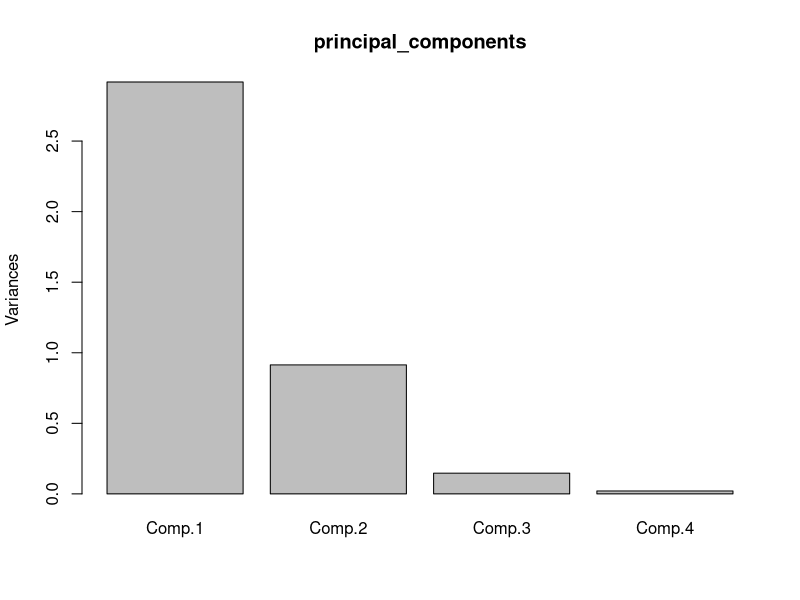
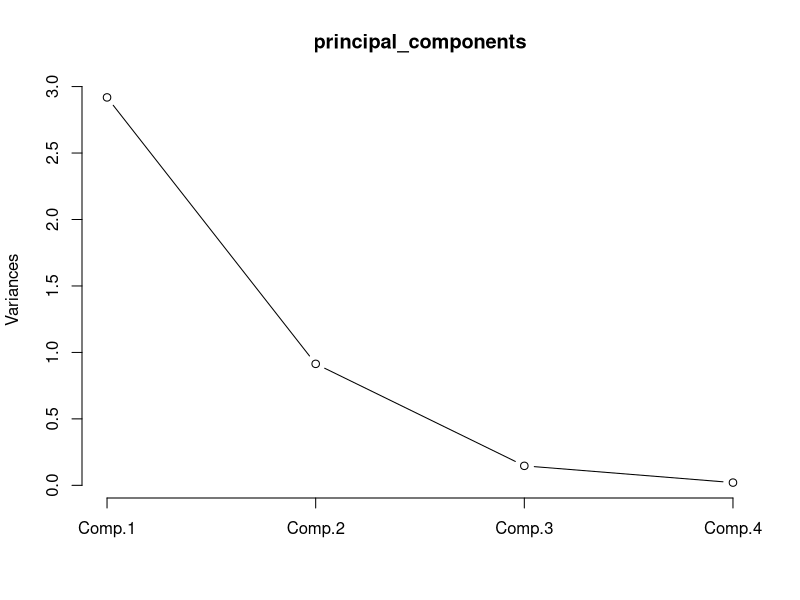
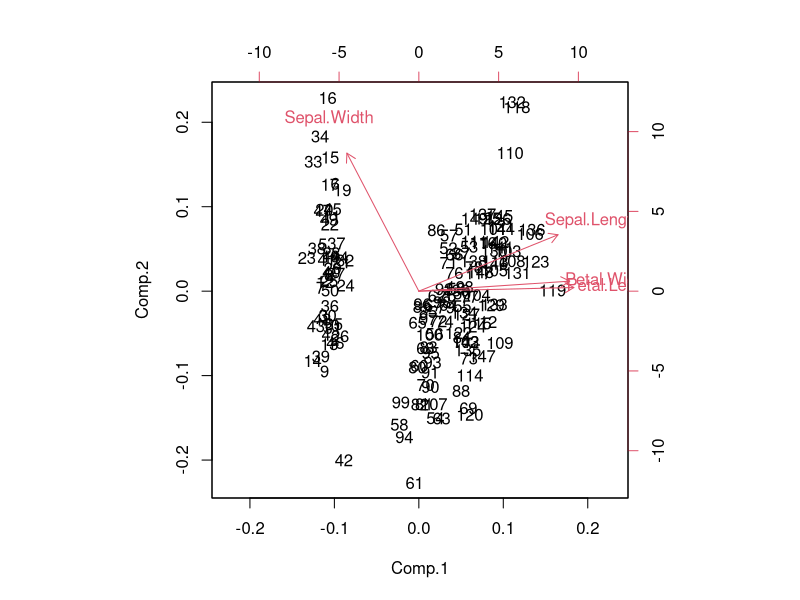
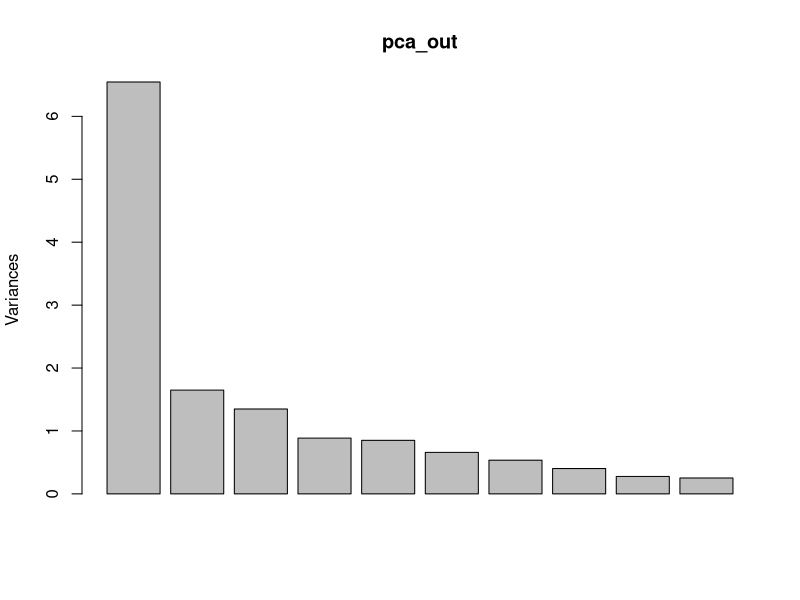
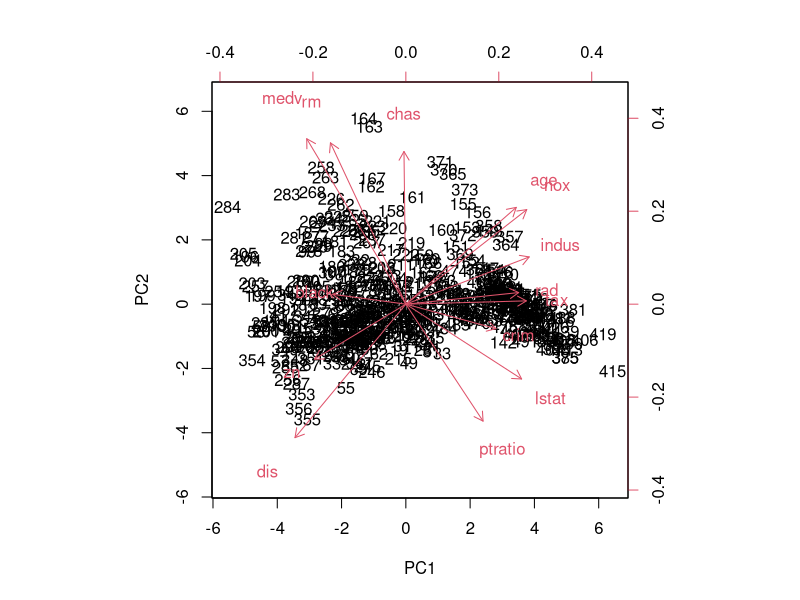
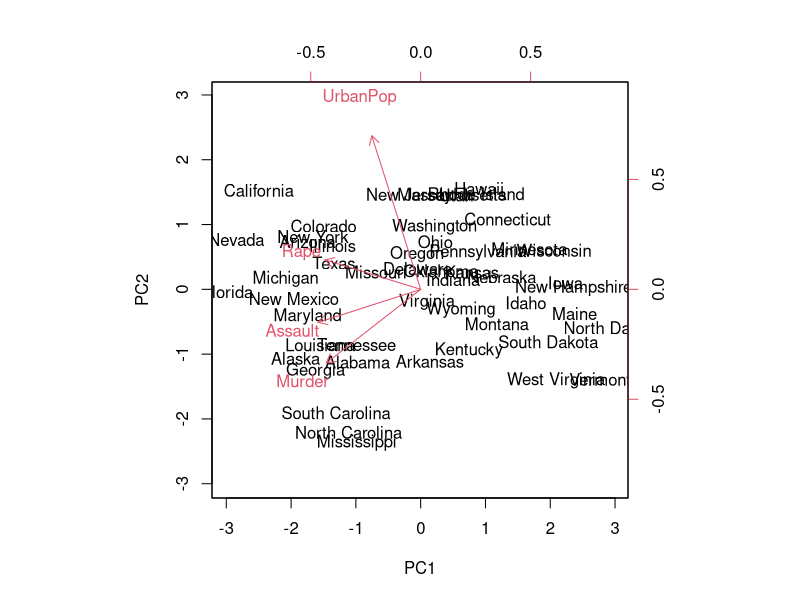

R code for these plots, in order:
data('iris')
head(iris)
iris_data1 = iris[,1:4]
iris_data1
head(iris_data1)
# Read the documentation for the princomp() function in RStudio.
help("princomp")
principal_components <- princomp(iris_data1, cor = TRUE, score = TRUE)
# cor = a logical value indicating whether the calculation should
#use the correlation matrix or the covariance matrix.
# (The correlation matrix can only be used if there are no constant variables.)
# score = a logical value indicating whether the score on
# each principal component should be calculated.
summary(principal_components)
# in the summary you can see that it has four Principal Components it is because the input data has
# four different features.
plot(principal_components)
plot(principal_components, type = "l")
biplot(principal_components)
#---------------------------------------
install.packages('MASS')
data(Boston, package="MASS")
# Read the documentation of Boston dataset in RStudio to understand the dataset
help(Boston)
# Principal Component Analysis
# the prcomp() fucntion computes the principal components and we have turned on scalling
# Read the documentation for prcompt() function in RStudio
pca_out <- prcomp(Boston,scale. = T)
# pca_out shows the loadings that used.
pca_out
plot(pca_out)
# plotting using the biplot()
# Read the documentation for biplot() function in RStudio
biplot(pca_out, scale = 0)
boston_pc <- pca_out$x
boston_pc
# boston_pc has the Principal Components having the same number of rows in the original dataset
summary(boston_pc)
#------------------------------------------
data("USArrests")
states=row.names(USArrests)
states
names(USArrests )
apply(USArrests , 2, mean)
apply(USArrests , 2, var)
pr.out=prcomp(USArrests, scale=TRUE)
names(pr.out)
pr.out$center
pr.out$scale
pr.out$rotation
dim(pr.out$x)
biplot(pr.out, scale=0)
pr.out$sdev
pr.var = pr.out$sdev^2
pr.var
pve = pr.var/sum(pr.var)
pve